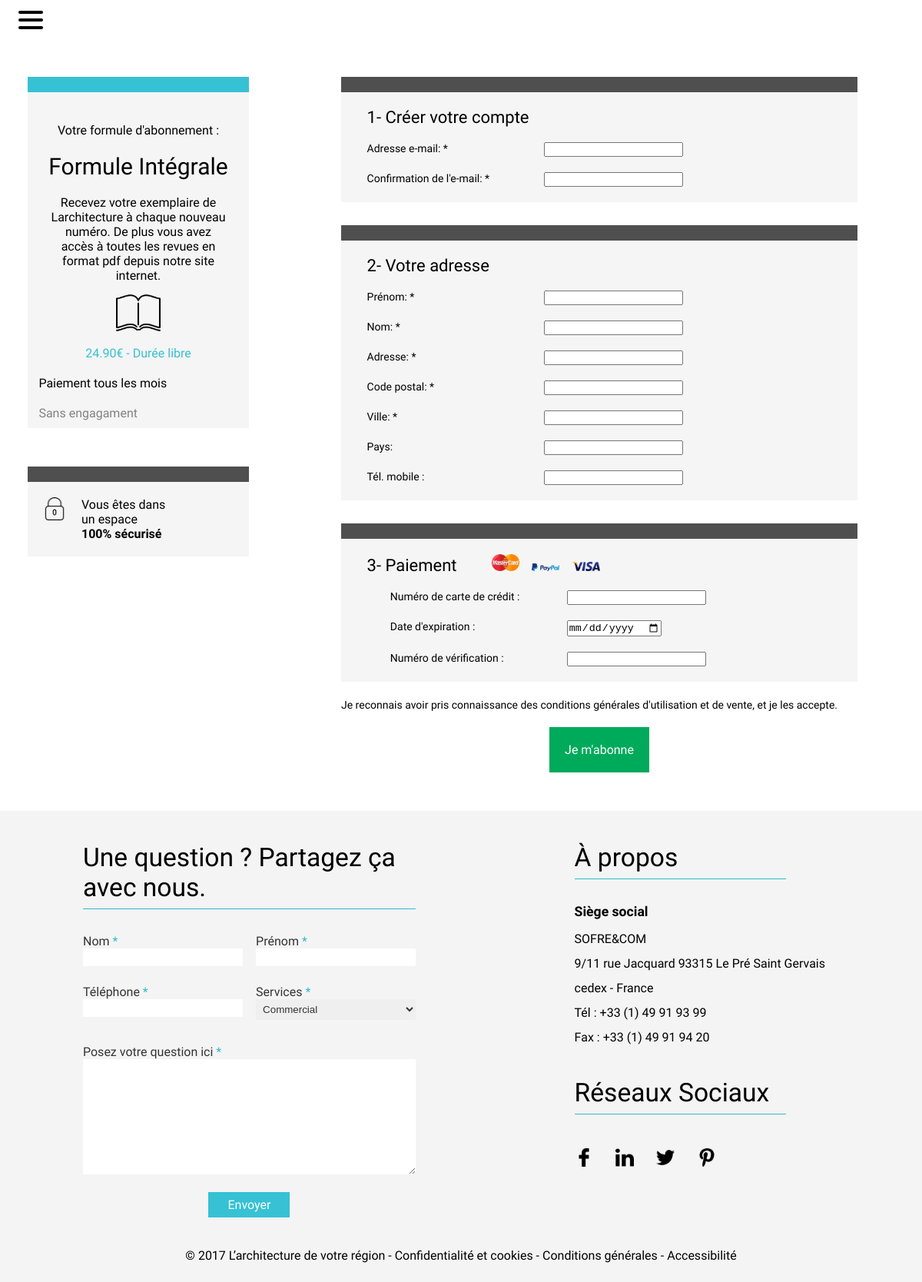
The app's page /index.php?action=subscribe&id=1 with its own data.
### tables this page shows
CREATE TABLE IF NOT EXISTS `formule` (
  `id` int(11) NOT NULL,
  `name` varchar(255) NOT NULL,
  `description` text NOT NULL,
  `price` float NOT NULL
);

### index.php (called while the page is built, shortened)
<?php
if(isset($_GET["action"]) && !is_null($_GET["action"])) {
    $action = $_GET["action"];
}
else {
    $action = "home";
    $controllerName = "Main";
}
$controller = new $controller();
$action = $action . "Action";
$data = $controller->$action();
require("template/default.php");

### app/controller/Order.php (called while the page is built, shortened)
<?php
class Order
{
    public function subscribeAction()
    {
        $builderFor = new Qbuilder("formule");
        if(isset($_GET["id"])) {
            $id = intval($_GET["id"]);
        }
        else {
            $id = 1;
        }
        $formuleArr = $builderFor->select()->where($id)->get();
        $formule = array_values($formuleArr);
        $formule = array_shift($formule);
        return(["page" => "subscribe.php", "cont" => ["formule" => $formule]]);
    }
}

### app/model/Qbuilder.php (called while the page is built, shortened)
<?php
class Qbuilder extends Builder
{
	public function select()
	{
		if (!empty(func_get_args())) {
			$this->req_type = "SELECT";
			if (!empty($this->first_args)) {
				$this->first_args = sprintf('%s, ', $this->first_args);
			}
			$this->first_args = sprintf('%s%s', $this->first_args, $this->setArgs(func_get_args()));
			return $this;
		} else {
			$this->req_type = "SELECT *";
			return $this;
		}
	}
	public function where($value, $col = 'id', $operator = '=')
	{
		$this->where = sprintf('%s%s:%s', $col, $operator, $col);
		return $this;
	}
}

### app/core/queries/Builder.php (called while the page is built, shortened)
<?php
class Builder
{
	protected $table;
	protected $req_type;
	protected $first_args = '';
	protected $tags = [];
	protected $where = false;
	protected $fetchAll = true;
	protected $_connexion;
	public function __construct($table, $connexion = false)
	{
		$this->table = $table;
		if (!$connexion) {
			$connexion = Setup::getConnexion();
		}
		$this->_connexion = $connexion;
	}
	protected function getAll()
	{
		$stmt = $this->exec();
		if ($stmt->errorCode() === '00000') {
        	return $stmt->fetchAll(PDO::FETCH_OBJ);
    	}
		die($stmt->errorInfo()[2]);
	}
	public function get()
	{
		if ($this->fetchAll) {
			return $this->getAll();
		}
	}
	protected function exec()
	{
		$this->sql = $this->setSql();
		$pdo = $this->_connexion;
		$stmt = $pdo->prepare($this->sql);
		$stmt->execute($this->tags);
		return $stmt;
	}
	protected function resetQuery()
	{
		$this->first_args = '';
		$this->tags = [];
		$this->where = false;
		$this->fetchAll = true;
		return;
	}
	protected function setSql()
	{
		if ($this->req_type === "UPDATE") {
			$sql = sprintf('%s %s SET', $this->req_type, $this->table);
			$sql = sprintf('%s %s', $sql, $this->first_args);
		} elseif ($this->req_type === "INSERT INTO") {
			$tags = $this->setInsertTags($this->tags);
			$sql = sprintf('%s %s (%s) VALUES (%s)', $this->req_type, $this->table, $this->first_args, $tags);
		} else {
			$sql = sprintf('%s %s FROM %s', $this->req_type, $this->first_args, $this->table);
		}
		if ($this->where) {
			$sql = sprintf('%s WHERE %s', $sql, $this->where);
		}
		return $sql;
	}
}

### pages/subscribe.php (the view, shortened to what this page needs)
<?php
    $formule = $data["cont"]["formule"];
?>
<div id="full-size-main">
    <div id="formule-abonnement">
        <div class="formule-abonnement-width">
            <div class="formule-integrale">
                <div>
                    <p>Votre formule d'abonnement :</p>
                </div>
                <div class="formule-integrale-titre">
                    <h3>Formule <?php echo($formule->name); ?></h3>
                </div>
                <div class="description-formule">
                    <p><?php echo($formule->description); ?></p>
                </div>
                <div class="image-livre">
                    <figure>
                        <img src="public/images/img-layout/open-magazine%20(2).png">
                    </figure>
                </div>
                <div class="prix-duree">
                    <p><?php echo($formule->price); ?>0€ - Durée libre</p>
                </div>
                <div class="paiement-tous-les-mois">
                    <p>Paiement tous les mois</p>
                </div>
                <div class="sans-engagement">
                    <p>Sans engagament</p>
                </div>
            </div>
            <div class="espace-securise">
                <div class="position-relative-espace-securise clearfix">
                    <img src="public/images/img-layout/locked.png">
                    <div>
                        <p class="espace-secursise-font-light">Vous êtes dans un espace</p>
                        <p class="espace-secursise-font-bold">100% sécurisé</p>
                    </div>
                </div>
            </div>
        </div>
    </div>
    <div id="formulaire-inscription">
        <div class="formulaire-inscription-width">
            <form action="index.php?action=validation" method="post">
                <div class="creer-compte">
                    <div>
                        <h4>1- Créer votre compte</h4>
                    </div>
                    <div class="creer-compte-formulaire">
                        <div class="creer-compte-formulaire-mail">
                            <div>
                                <label>Adresse e-mail: *</label>
                            </div>
                            <div>
                                <input type="email">
                            </div>
                        </div>
                        <div class="creer-compte-formulaire-confirmer-mail clearfix">
                            <div>
                                <label>Confirmation de l'e-mail: *</label>
                            </div>
                            <div>
                                <input type="email">
                            </div>
                        </div>
                    </div>
                </div>
                <div class="votre-adresse clearfix">
                    <div>
                        <h4>2- Votre adresse</h4>
                    </div>
                    <div class="votre-adresse-formulaire">
                        <div class="prenom">
                            <div>
                                <label>Prénom: *</label>
                            </div>
                            <div>
                                <input type="text">
                            </div>
                        </div>
                        <div class="nom">
                            <div>
                                <label>Nom: *</label>
                            </div>
                            <div>
                                <input type="text" name="nom">
                            </div>
                        </div>
                        <div class="adresse">
                            <div>
                                <label>Adresse: *</label>
                            </div>
                            <div>
                                <input type="text">
                            </div>
                        </div>
                        <div>
                            <div>
                                <label>Code postal: *</label>
                            </div>
                            <div>
                                <input type="text">
                            </div>
                        </div>
                        <div>
                            <div>
                                <label>Ville: *</label>
                            </div>
                            <div>
                                <input type="text">
                            </div>
                        </div>
                        <div>
                            <div>
                                <label>Pays: </label>
                            </div>
                            <div>
                                <input type="text">
                            </div>
                        </div>
                        <div>
                            <div>
                                <label>Tél. mobile :</label>
                            </div>
                            <div>
                                <input type="text">
                            </div>
                        </div>
                    </div>
                </div>
                <div class="paiement clearfix">
                    <div>
                        <h4>3- Paiement</h4>
                        <div class="paiement-logos">
                            <figure>
                                <img src="public/images/img-layout/196561.png">
                            </figure>
                            <figure>
                                <img src="public/images/img-layout/196566.png">
                            </figure>
                            <figure>
                                <img src="public/images/img-layout/196578.png">
                            </figure>
                        </div>
                    </div>
                    <div class="paiement-formulaire">
                        <div>
                            <div>
                                <label>Numéro de carte de crédit :</label>
                            </div>
                            <div>
                                <input type="text">
                            </div>
                        </div>
                        <div>
                            <div>
                                <label>Date d'expiration :</label>
                            </div>
                            <div>
                                <input type="date">
                            </div>
                        </div>
                        <div>
                            <div>
                                <label>Numéro de vérification :</label>
                            </div>
                            <div>
                                <input type="text">
                            </div>
                        </div>
                    </div>
                </div>
                <div class="conditions-generales">
                    <label>Je reconnais avoir pris connaissance des conditions générales d'utilisation et de vente, et je les accepte.</label>
                </div>
                <div class="je-mabonne-bouton">
                    <input type="submit" value="Je m'abonne">
                </div>
            </form>
        </div>
    </div>
</div>

### public/css/style.css (style rules this page uses)
* { padding: 0; margin: 0; }
*, *:before, *:after { box-sizing: border-box; }
.clearfix:before, .clearfix:after { content: " "; display: table; }
.clearfix:after { clear:both; }
body { font-family: 'Hind', sans-serif; font-weight: 400; }

### records on screen
formule: name "Intégrale", description "Recevez votre exemplaire de Larchitecture à chaque nouveau numéro. De plus vous avez accès à toutes les revues en format pdf depuis notre site internet.", price "24.9"
